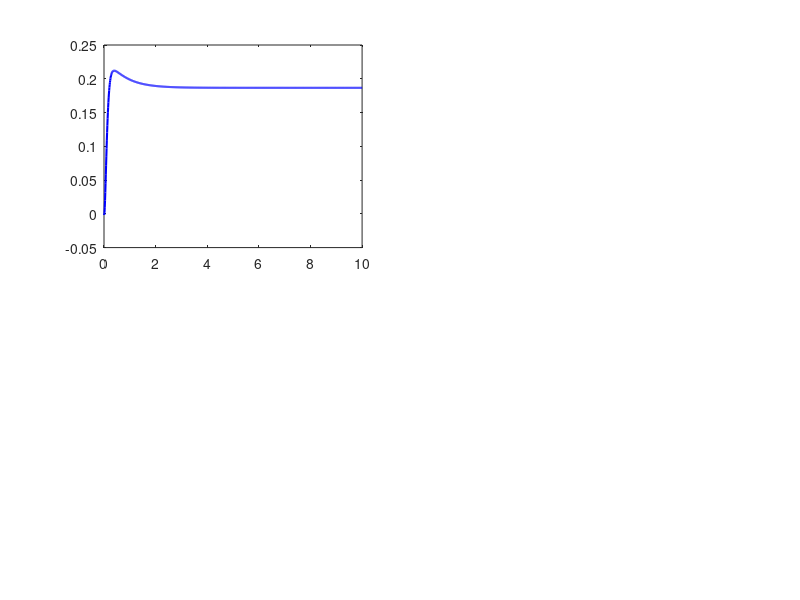

MATLAB code to generate this figure: (Note: this script raises an error after producing the figure.)
%% Task 6: State Regulation and Optimization
% Matriculation:8246
clc; clear; close all;

% 1. Define System
A = [-7.6487, -0.0399, -4.5500, 3.5846;
     -4.5740, 3.0568, -4.3662, -1.3183;
     3.7698, 15.3212, -15.8770, 4.4936;
     -9.0645, 8.3742, -4.4331, -9.9233];
B = [0.1993, 0.0319;
     0.0122, -0.0200;
     4.4939, 2.0552;
     -1.4269, -0.2730];
C = [-3.2988, -1.8646, 0.0370, -0.0109;
     0.2602, -2.1506, -0.0104, 0.0163];
D = zeros(2,2);

% Student Parameters (for Weight Matrix)
a = 8; b = 2; c = 4; d = 6;

% 2. Problem Setup
% Target State Set-Point (Unreachable)
x_sp = [0; 0.5; -0.4; 0.3];

% Feasibility Check
% At steady state: Ax + Bu = 0  =>  x = -inv(A)*B*u
% We want x = x_sp. 
% Check if -inv(A)*B*u = x_sp is solvable.
M = -inv(A) * B; % Mapping from u_ss to x_ss

% 3. Optimization (Weighted Least Squares)
% Objective: Minimize J = 0.5 * (x_s - x_sp)' * W * (x_s - x_sp)
% Subject to: x_s = M * u_s
% This becomes: Minimize || M*u_s - x_sp ||_W

% Define Weight Matrix W = diag(a+1, b+1, c+1, d+1)
W_diag = [a+1, b+1, c+1, d+1];
W = diag(W_diag);

fprintf('Weight Matrix W:\n');
disp(W);

% Solution for u_opt using Weighted Least Squares:
% u_opt = (M' * W * M)^-1 * M' * W * x_sp
u_opt = inv(M' * W * M) * M' * W * x_sp;

% Calculate the achievable steady state x_target
x_target = M * u_opt;

fprintf('Desired State x_sp:\n'); disp(x_sp');
fprintf('Achievable State x_target (Optimized):\n'); disp(x_target');
fprintf('Required Steady Control u_opt:\n'); disp(u_opt');

% 4. Controller Implementation
% Control Law: u(t) = -K * (x(t) - x_target) + u_opt
% We use LQR Gain from Task 2 (Design B - Efficient) for stability
Q_lqr = 1000 * eye(4); 
R_lqr = 100 * eye(2);
[K, ~, ~] = lqr(A, B, Q_lqr, R_lqr);

% 5. Simulation
sys_cl = ss(A - B*K, B, C, D);

% Simulation Parameters
t = 0:0.01:10;
x0 = [0; 0; 0; 0]; % Start from zero (or any condition)

% We need to simulate the offset dynamics.
% dot_x = Ax + B( -K(x - x_target) + u_opt )
% dot_x = (A - BK)x + (BK*x_target + B*u_opt)
% Define an effective reference input "r_eff" for the closed loop
r_eff = B * K * x_target + B * u_opt;

% Create a state-space for simulation: dot_x = A_cl*x + I*r_eff
sys_sim = ss(A - B*K, eye(4), C, zeros(2,4));

% Input is constant r_eff over time
u_sim = repmat(r_eff', length(t), 1);

[y_sim, t, x_sim] = lsim(sys_sim, u_sim, t, x0);

% 6. Plotting
figure('Name', 'Fig 9.1: State Regulation Optimization');

state_names = {'x_1', 'x_2', 'x_3', 'x_4'};
for i = 1:4
    subplot(2,2,i);
    plot(t, x_sim(:, i), 'b', 'LineWidth', 1.5); hold on;
    yline(x_sp(i), 'r:', 'LineWidth', 1.5);       % The Impossible Target
    yline(x_target(i), 'g--', 'LineWidth', 1.5);  % The Optimized Target
    title(['State ' state_names{i}]);
    xlabel('Time (s)'); grid on;
    if i == 1
        legend('Actual Response', 'Desired Set-Point (x_{sp})', 'Optimized Target (x_{target})');
    end
end

% Output numerical error for report
final_error = x_target - x_sp;
weighted_cost = 0.5 * final_error' * W * final_error;
fprintf('Final Weighted Cost J: %.4f\n', weighted_cost);